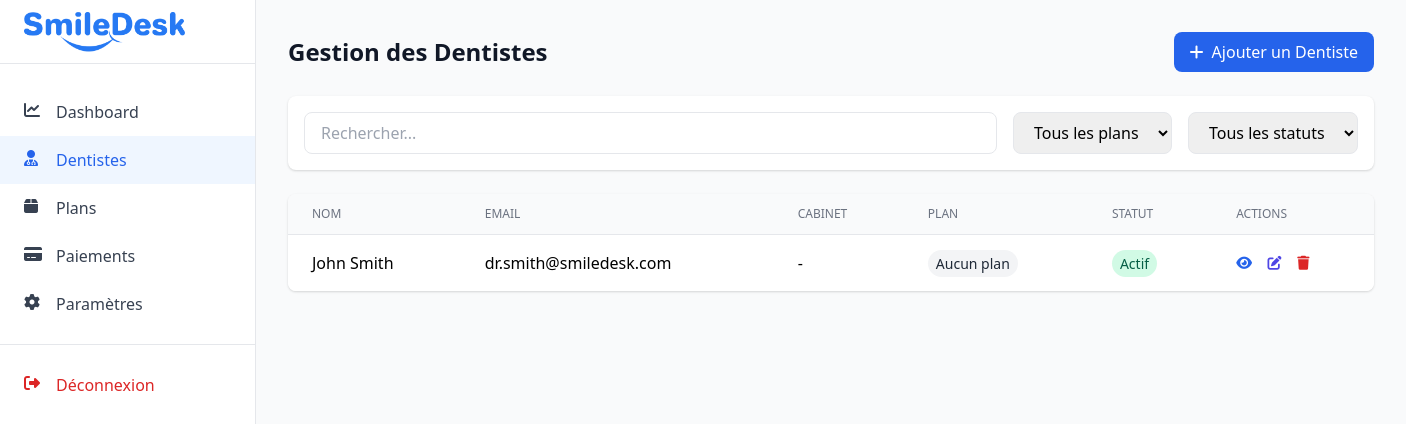
/admin/dentists.php (signed in), run on an earlier commit of the app's database.
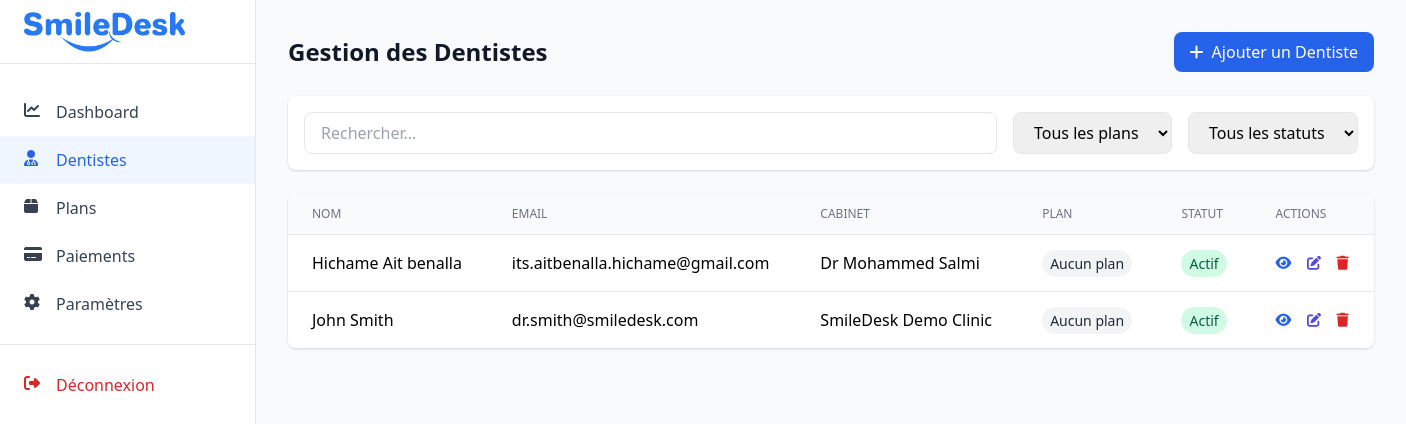
And on a later commit of the database.
### tables this page shows
CREATE TABLE `users` (
  `id` int(11) NOT NULL,
  `email` varchar(100) NOT NULL,
  `password` varchar(255) NOT NULL,
  `first_name` varchar(50) NOT NULL,
  `last_name` varchar(50) NOT NULL,
  `role` enum('admin','dentist','assistant','receptionist') NOT NULL,
  `phone` varchar(20) DEFAULT NULL,
  `address` varchar(255) DEFAULT NULL,
  `specialization` varchar(100) DEFAULT NULL,
  `license_number` varchar(50) DEFAULT NULL,
  `status` enum('active','inactive') DEFAULT 'active',
  `last_login` timestamp NULL DEFAULT NULL,
  `created_at` timestamp NULL DEFAULT current_timestamp(),
  `updated_at` timestamp NULL DEFAULT current_timestamp() ON UPDATE current_timestamp(),
  `clinic_id` int(11) DEFAULT NULL
);

CREATE TABLE `settings` (
  `id` int(11) NOT NULL,
  `user_id` int(11) NOT NULL COMMENT 'Dentist who owns these settings',
  `clinic_name` varchar(255) NOT NULL,
  `clinic_address` text DEFAULT NULL,
  `clinic_phone` varchar(20) DEFAULT NULL,
  `clinic_email` varchar(100) DEFAULT NULL,
  `clinic_website` varchar(255) DEFAULT NULL,
  `clinic_logo_url` varchar(500) DEFAULT NULL,
  `clinic_description` text DEFAULT NULL,
  `working_hours` longtext DEFAULT NULL CHECK (json_valid(`working_hours`)),
  `other_settings` longtext DEFAULT NULL CHECK (json_valid(`other_settings`)),
  `created_at` timestamp NULL DEFAULT current_timestamp(),
  `updated_at` timestamp NULL DEFAULT current_timestamp() ON UPDATE current_timestamp(),
  `automation_settings` longtext DEFAULT NULL CHECK (json_valid(`automation_settings`))
);

### admin/dentists.php (the view, shortened to what the changed rows need)
<?php
require_once '../dashboard/config/database.php';
$stmt = $pdo->query("
    SELECT
        u.id,
        u.first_name,
        u.last_name,
        u.email,
        u.status,
        s.clinic_name,
        sp.name as plan_name
    FROM users u
    LEFT JOIN settings s ON u.id = s.user_id
    LEFT JOIN subscriptions sub ON u.id = sub.user_id AND sub.status = 'active'
    LEFT JOIN subscription_plans sp ON sub.plan_id = sp.id
    WHERE u.role = 'dentist'
    ORDER BY u.created_at DESC
");
$dentists = $stmt->fetchAll();
?>
<!DOCTYPE html>
<html lang="fr">
<head>
    <link href="https://cdn.jsdelivr.net/npm/tailwindcss@2.2.19/dist/tailwind.min.css" rel="stylesheet">
    <link rel="stylesheet" href="https://cdnjs.cloudflare.com/ajax/libs/font-awesome/6.4.0/css/all.min.css">
</head>
<body class="bg-gray-50">
    <div class="flex h-screen">
        <main class="ml-64 flex-1 p-8">
            <div class="flex justify-between items-center mb-6">
                <h1 class="text-2xl font-semibold text-gray-900">Gestion des Dentistes</h1>
            </div>
            <div class="bg-white rounded-lg shadow overflow-hidden">
                <table class="min-w-full divide-y divide-gray-200">
                    <thead class="bg-gray-50">
                        <tr>
                            <th class="px-6 py-3 text-left text-xs font-medium text-gray-500 uppercase">Nom</th>
                            <th class="px-6 py-3 text-left text-xs font-medium text-gray-500 uppercase">Email</th>
                            <th class="px-6 py-3 text-left text-xs font-medium text-gray-500 uppercase">Cabinet</th>
                            <th class="px-6 py-3 text-left text-xs font-medium text-gray-500 uppercase">Plan</th>
                            <th class="px-6 py-3 text-left text-xs font-medium text-gray-500 uppercase">Statut</th>
                            <th class="px-6 py-3 text-left text-xs font-medium text-gray-500 uppercase">Actions</th>
                        </tr>
                    </thead>
                    <tbody class="bg-white divide-y divide-gray-200">
                        <?php foreach ($dentists as $dentist): ?>
                        <tr>
                            <td class="px-6 py-4 whitespace-nowrap">
                                <?= htmlspecialchars($dentist['first_name'] . ' ' . $dentist['last_name']) ?>
                            </td>
                            <td class="px-6 py-4 whitespace-nowrap">
                                <?= htmlspecialchars($dentist['email']) ?>
                            </td>
                            <td class="px-6 py-4 whitespace-nowrap">
                                <?= htmlspecialchars($dentist['clinic_name'] ?? '-') ?>
                            </td>
                            <td class="px-6 py-4 whitespace-nowrap">
                                <span class="px-2 py-1 text-sm rounded-full <?= $dentist['plan_name'] ? 'bg-blue-100 text-blue-800' : 'bg-gray-100 text-gray-800' ?>">
                                    <?= htmlspecialchars($dentist['plan_name'] ?? 'Aucun plan') ?>
                                </span>
                            </td>
                            <td class="px-6 py-4 whitespace-nowrap">
                                <span class="px-2 py-1 text-sm rounded-full <?= $dentist['status'] === 'active' ? 'bg-green-100 text-green-800' : 'bg-red-100 text-red-800' ?>">
                                    <?= $dentist['status'] === 'active' ? 'Actif' : 'Inactif' ?>
                                </span>
                            </td>
                            <td class="px-6 py-4 whitespace-nowrap text-sm">
                                <button onclick="viewDentist(<?= $dentist['id'] ?>)" class="text-blue-600 hover:text-blue-900 mr-3" title="Voir">
                                    <i class="fas fa-eye"></i>
                                </button>
                                <button onclick="editDentist(<?= $dentist['id'] ?>)" class="text-indigo-600 hover:text-indigo-900 mr-3" title="Modifier">
                                    <i class="fas fa-edit"></i>
                                </button>
                                <button onclick="deleteDentist(<?= $dentist['id'] ?>)" class="text-red-600 hover:text-red-900" title="Supprimer">
                                    <i class="fas fa-trash"></i>
                                </button>
                            </td>
                        </tr>
                        <?php endforeach; ?>
                    </tbody>
                </table>
            </div>
        </main>
    </div>
</body>
</html>

What changed in the data, as far as the page shows it:
added users: first_name+last_name "Hichame Ait benalla", email "its.aitbenalla.hichame@gmail.com", settings.clinic_name "Dr Mohammed Salmi", plan_name "Aucun plan", status "Actif"
changed users "John Smith": settings.clinic_name "-" → "SmileDesk Demo Clinic"
